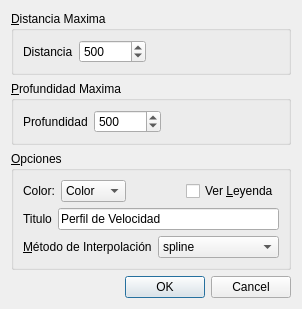
<ui version="4.0" >
 <class>ModelDialog</class>
 <widget class="QWidget" name="ModelDialog" >
  <property name="enabled" >
   <bool>true</bool>
  </property>
  <property name="geometry" >
   <rect>
    <x>0</x>
    <y>0</y>
    <width>302</width>
    <height>279</height>
   </rect>
  </property>
  <property name="windowTitle" >
   <string>Modelo de Velocidad</string>
  </property>
  <layout class="QGridLayout" name="gridLayout_5" >
   <item row="0" column="0" >
    <widget class="QGroupBox" name="groupBox_2" >
     <property name="title" >
      <string>&amp;Distancia Maxima</string>
     </property>
     <layout class="QGridLayout" name="gridLayout_3" >
      <item row="0" column="0" >
       <widget class="QLabel" name="label_4" >
        <property name="text" >
         <string>Distancia</string>
        </property>
        <property name="buddy" >
         <cstring>sbDistance</cstring>
        </property>
       </widget>
      </item>
      <item row="0" column="1" >
       <widget class="QSpinBox" name="sbDistance" >
        <property name="minimum" >
         <number>10</number>
        </property>
        <property name="maximum" >
         <number>9999999</number>
        </property>
        <property name="singleStep" >
         <number>1</number>
        </property>
        <property name="value" >
         <number>500</number>
        </property>
       </widget>
      </item>
      <item row="0" column="2" >
       <spacer name="horizontalSpacer" >
        <property name="orientation" >
         <enum>Qt::Horizontal</enum>
        </property>
        <property name="sizeHint" stdset="0" >
         <size>
          <width>40</width>
          <height>20</height>
         </size>
        </property>
       </spacer>
      </item>
     </layout>
    </widget>
   </item>
   <item row="1" column="0" >
    <widget class="QGroupBox" name="groupBox_4" >
     <property name="title" >
      <string>&amp;Profundidad Maxima</string>
     </property>
     <layout class="QGridLayout" name="gridLayout_2" >
      <item row="0" column="0" >
       <widget class="QLabel" name="label_6" >
        <property name="text" >
         <string>Profundidad</string>
        </property>
        <property name="buddy" >
         <cstring>sbDepth</cstring>
        </property>
       </widget>
      </item>
      <item row="0" column="1" >
       <widget class="QSpinBox" name="sbDepth" >
        <property name="minimum" >
         <number>10</number>
        </property>
        <property name="maximum" >
         <number>9999999</number>
        </property>
        <property name="singleStep" >
         <number>1</number>
        </property>
        <property name="value" >
         <number>500</number>
        </property>
       </widget>
      </item>
      <item row="0" column="2" >
       <spacer name="horizontalSpacer_2" >
        <property name="orientation" >
         <enum>Qt::Horizontal</enum>
        </property>
        <property name="sizeHint" stdset="0" >
         <size>
          <width>40</width>
          <height>20</height>
         </size>
        </property>
       </spacer>
      </item>
     </layout>
    </widget>
   </item>
   <item row="2" column="0" >
    <widget class="QGroupBox" name="groupBox_3" >
     <property name="title" >
      <string>&amp;Opciones</string>
     </property>
     <layout class="QGridLayout" name="gridLayout" >
      <item row="0" column="0" >
       <layout class="QHBoxLayout" name="horizontalLayout_4" >
        <item>
         <widget class="QLabel" name="label_8" >
          <property name="text" >
           <string>Color:</string>
          </property>
         </widget>
        </item>
        <item>
         <widget class="QComboBox" name="cbColor" >
          <item>
           <property name="text" >
            <string>Color</string>
           </property>
          </item>
          <item>
           <property name="text" >
            <string>Grises</string>
           </property>
          </item>
         </widget>
        </item>
        <item>
         <spacer name="horizontalSpacer_6" >
          <property name="orientation" >
           <enum>Qt::Horizontal</enum>
          </property>
          <property name="sizeHint" stdset="0" >
           <size>
            <width>40</width>
            <height>20</height>
           </size>
          </property>
         </spacer>
        </item>
        <item>
         <widget class="QCheckBox" name="chkLeyenda" >
          <property name="text" >
           <string>Ver &amp;Leyenda</string>
          </property>
         </widget>
        </item>
       </layout>
      </item>
      <item row="1" column="0" >
       <layout class="QHBoxLayout" name="horizontalLayout_5" >
        <item>
         <widget class="QLabel" name="label_9" >
          <property name="text" >
           <string>Titulo</string>
          </property>
         </widget>
        </item>
        <item>
         <widget class="QLineEdit" name="leTitulo" >
          <property name="text" >
           <string>Perfil de Velocidad</string>
          </property>
         </widget>
        </item>
       </layout>
      </item>
      <item row="2" column="0" >
       <layout class="QHBoxLayout" name="horizontalLayout" >
        <item>
         <widget class="QLabel" name="label_10" >
          <property name="text" >
           <string>&amp;Método de Interpolación</string>
          </property>
          <property name="buddy" >
           <cstring>cbMethod</cstring>
          </property>
         </widget>
        </item>
        <item>
         <widget class="QComboBox" name="cbMethod" >
          <item>
           <property name="text" >
            <string>spline</string>
           </property>
          </item>
          <item>
           <property name="text" >
            <string>linear</string>
           </property>
          </item>
          <item>
           <property name="text" >
            <string>mono</string>
           </property>
          </item>
          <item>
           <property name="text" >
            <string>akima</string>
           </property>
          </item>
         </widget>
        </item>
       </layout>
      </item>
     </layout>
    </widget>
   </item>
   <item row="3" column="0" >
    <widget class="QDialogButtonBox" name="buttonBox" >
     <property name="standardButtons" >
      <set>QDialogButtonBox::Cancel|QDialogButtonBox::Ok</set>
     </property>
    </widget>
   </item>
  </layout>
 </widget>
 <resources/>
 <connections/>
</ui>
